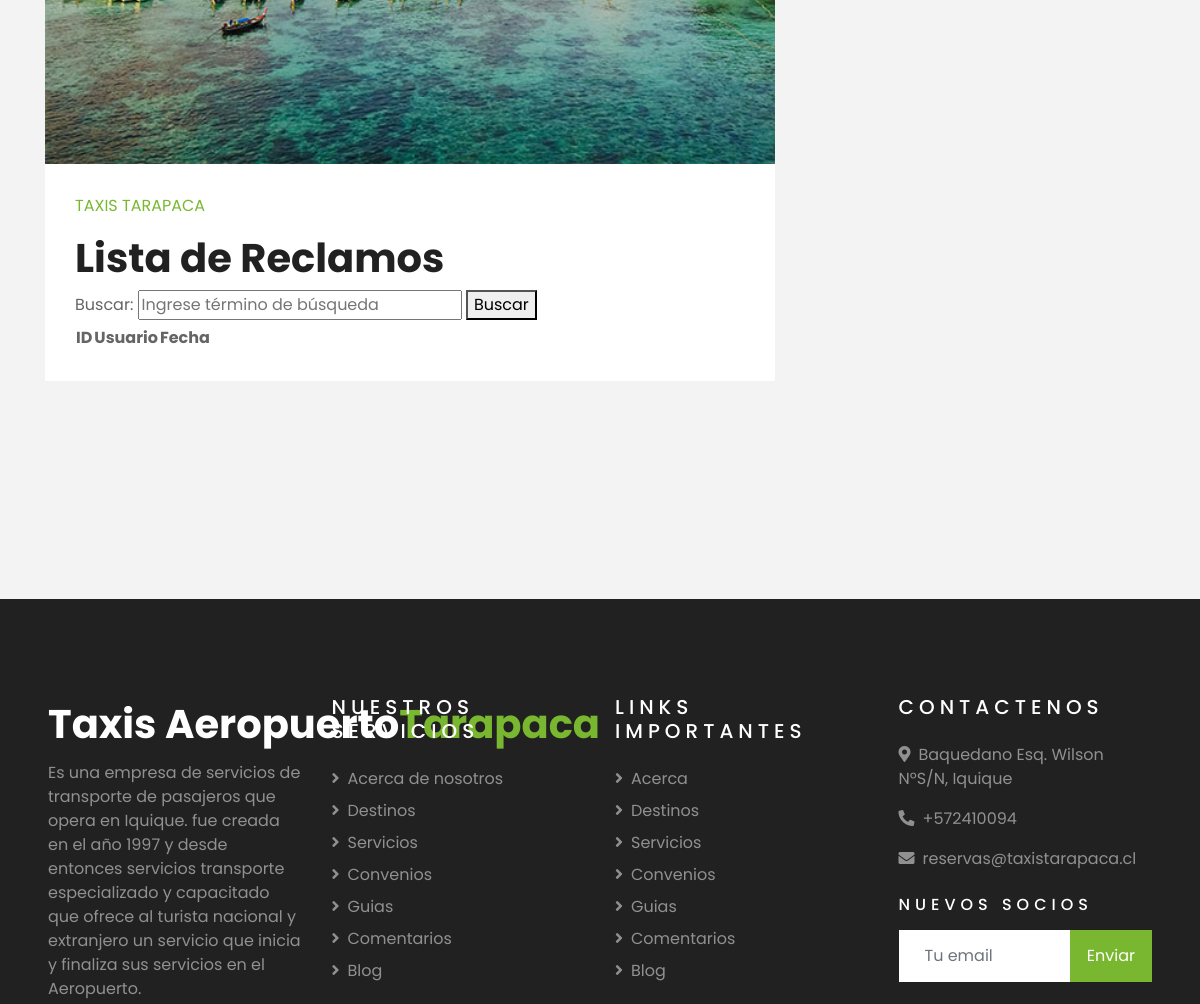
The app's page /es/scr_vcmt/ (signed in, middle part), older data.
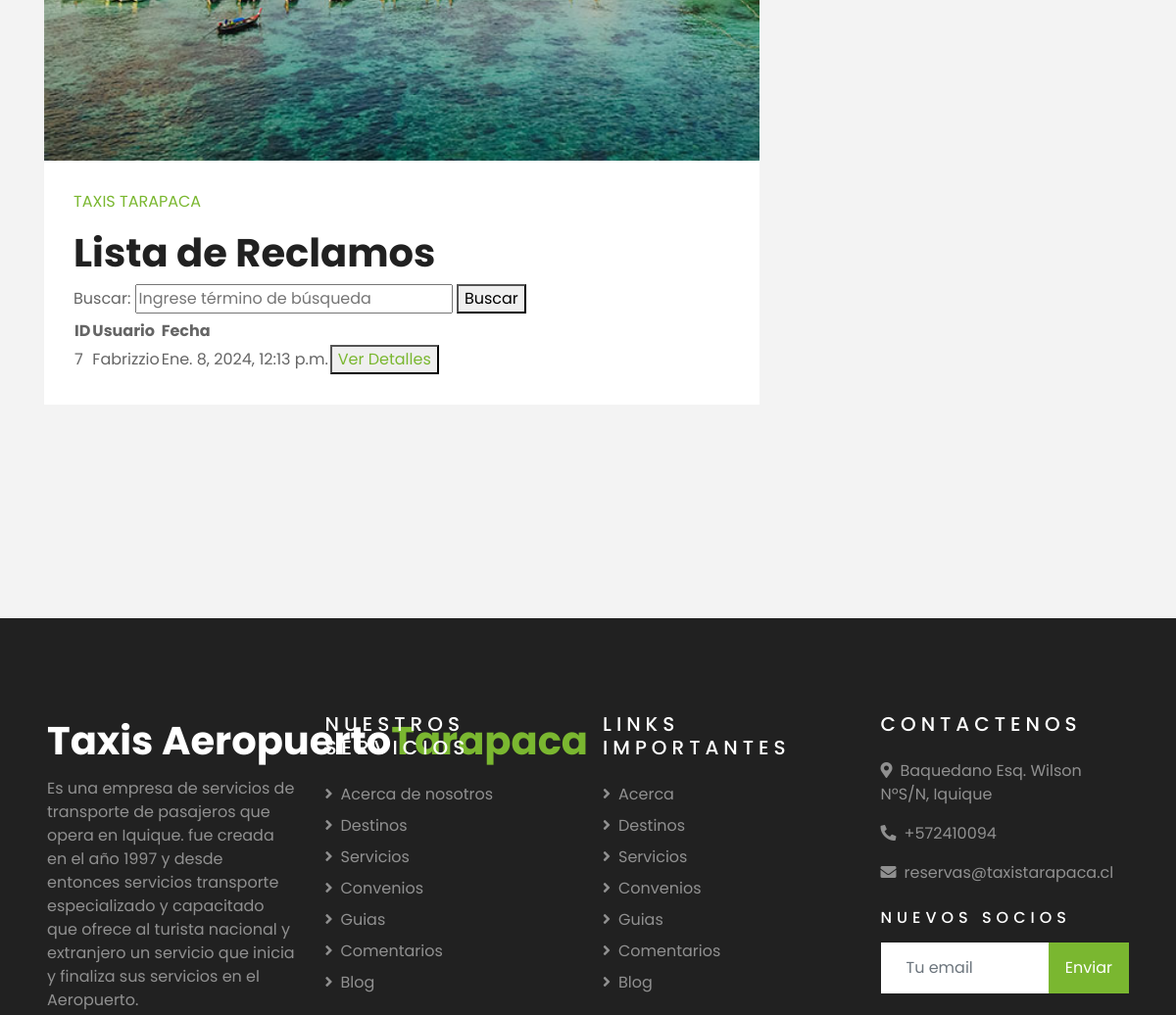
The same page, newer data.
### Gestion_viajes/models.py (models this page shows)
class Reclamo(models.Model):
    id = models.AutoField(primary_key=True,unique=True)
    tipo_reclamo = models.ForeignKey(TiposReclamo,on_delete=models.SET_NULL,null=True,blank=True,default=None)
    autor = models.ForeignKey(Usuario,on_delete=models.SET_NULL,null=True,blank=True,default=None)
    reclamacion = models.TextField(null=True,blank=True)
    estado = models.IntegerField(null=True,blank=True)
    anulado = models.IntegerField(null=True,blank=True)
    tipo_contacto = models.ForeignKey(MediosContacto,on_delete=models.SET_NULL,null=True,blank=True,default=None)
    prefijo = models.ForeignKey(PrefijosPais,on_delete=models.SET_NULL,null=True,blank=True,default=None)
    contacto = models.CharField(max_length=254,null=True,blank=True)
    viaje = models.ForeignKey(Viaje,on_delete=models.SET_NULL,null=True,blank=True,default=None)
    reserva = models.ForeignKey(Reserva,on_delete=models.SET_NULL,null=True,blank=True,default=None)
    motivo_anulacion = models.TextField(null=True,blank=True)
    deleted_at = models.DateTimeField(null=True,blank=True)
    created_at = models.DateTimeField(null=True,blank=True)

class Usuario(models.Model):
    id = models.AutoField(primary_key=True,unique=True)
    nombre = models.CharField(max_length=54,null=True,blank=True)
    run = models.IntegerField(null=True,blank=True,unique=True)
    dv = models.CharField(max_length=1,null=True,blank=True)
    apellido_p = models.CharField(max_length=54,null=True,blank=True)
    apellido_m = models.CharField(max_length=54,null=True,blank=True)
    genero = models.CharField(max_length=254,null=True,blank=True)
    nombre_usu = models.CharField(max_length=54,null=True,blank=True,unique=True)
    fecha_nacimiento = models.DateField(null=True,blank=True)
    edad = models.IntegerField(null=True,blank=True)
    tipo = models.IntegerField(null=True,blank=True)
    email = models.EmailField(max_length=254,null=True,blank=True,unique=True)
    prefijo = models.ForeignKey(PrefijosPais,on_delete=models.SET_NULL,null=True,blank=True)
    telefono = models.IntegerField(null=True,blank=True)
    password = models.TextField(null=True,blank=True)
    tipo_calle = models.ForeignKey(TiposCalle,on_delete=models.SET_NULL,blank=True,null=True,default=None)
    direccion = models.CharField(max_length=254,null=True,blank=True)
    deleted_at = models.DateTimeField(null=True,blank=True)
    created_at = models.DateTimeField(null=True,blank=True)

### Gestion_viajes/views.py (the view)
# urls.py: path("scr_vcmt/",views.scr_ver_reclamos_no_atendidos,name='scr_ver_reclamos_no_atendidos'),
def scr_ver_reclamos_no_atendidos(request):
    usuario = request.session.get('user',None)
    if usuario is not None:
        if request.method == 'GET':
            form = BusquedaReclamoForm(request.GET)
            reclamos = None
            if form.is_valid():
                try:
                    busqueda = form.cleaned_data['busqueda'].lower()
                except:
                    busqueda = form.cleaned_data['busqueda']
                try:
                    reclamos = Reclamo.objects.filter(estado=0,id=busqueda,deleted_at=None)
                except:
                    reclamos = None
                if reclamos is None:
                    try:
                        reclamos = Reclamo.objects.filter(estado=0,deleted_at=None)
                    except:
                        reclamos = None
                context = {'reclamos':reclamos,'busqueda_form':form}
                return render(request,'Gestion_viajes/scr_ver_comentarios.html',context)

### Gestion_viajes/forms.py
class BusquedaReclamoForm(forms.Form):
    busqueda = forms.CharField(label='Buscar Tarifa', max_length=100, required=False)

### Taxis_tarapaca/templates/Gestion_viajes/scr_ver_comentarios.html (shortened to what this page needs)
{% extends "secretarias_page.html" %}
{% block content %}
    <h1>Lista de Reclamos</h1>
    <form action="{% url 'scr_ver_reclamos_no_atendidos' %}" method="GET">
        <label for="search">Buscar:</label>
        <input type="text" id="search" name="search" placeholder="Ingrese término de búsqueda">
        <button type="submit">Buscar</button>
    </form>
    <table>
        <thead>
            <tr>
                <th>ID</th>
                <th>Usuario</th>
                <th>Fecha</th>
            </tr>
        </thead>
        <tbody>
            {% for reclamo in reclamos %}
                <tr>
                    <td>{{ reclamo.id }}</td>
                    <td>{{ reclamo.autor.nombre }}</td>
                    <td>{{ reclamo.created_at }}</td>
                    <td>
                        <button><a href="{% url 'scr_ver_detalle_reclamo' id_reclamo=reclamo.id %}">Ver Detalles</a></button>
                    </td>
                </tr>
            {% endfor %}
        </tbody>
    </table>
{% endblock content %}

Row changes from the older to the newer data that the page shows:
added Reclamo: id "7", autor.nombre "Fabrizzio", created_at "Ene. 8, 2024, 12:13 p.m."
